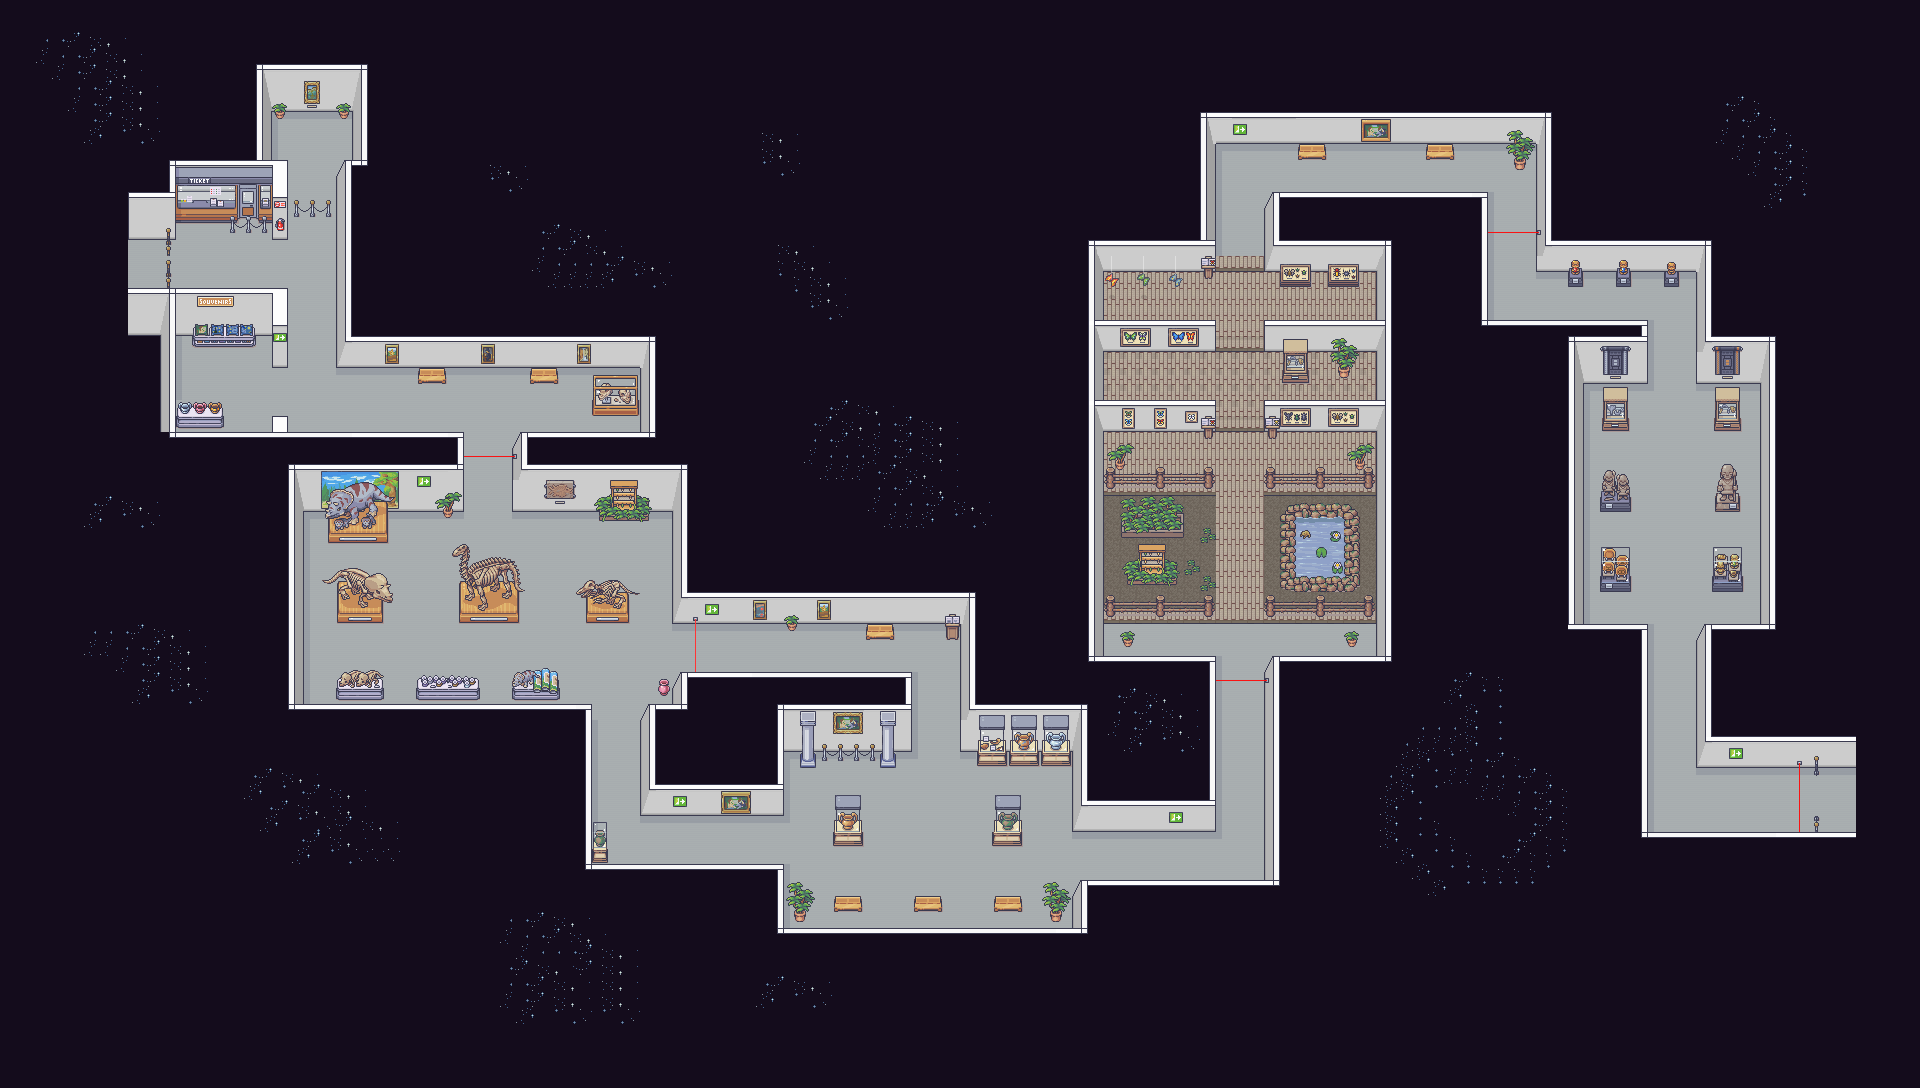

Rendered tile map (Tiled .tmx) drawn with the repository's tilesets; below, a short description and the map source with its tile grids summarised:
An orthogonal 120x68 tile map with 16x16 px tiles, 6 tile layers (Background, Stars, Collision-floor, Floor, ...), 9 tilesets and 7 objects (spawn, exit).

<map version="1.8" tiledversion="1.8.1" orientation="orthogonal" renderorder="right-down" width="120" height="68" tilewidth="16" tileheight="16" infinite="0" nextlayerid="14" nextobjectid="16">
 <properties>
  <property name="theme" value="End credits Lofi .mp3" />
 </properties>
 <tileset firstgid="1" name="Museum_entrance_layer_1" tilewidth="16" tileheight="16" tilecount="352" columns="16">
  <image source="../../levelTextures/meuseum/Museum_entrance_layer_1.png" width="256" height="352" />
 </tileset>
 <tileset firstgid="353" name="Museum_entrance_layer_2" tilewidth="16" tileheight="16" tilecount="352" columns="16">
  <image source="../../levelTextures/meuseum/Museum_entrance_layer_2.png" width="256" height="352" />
 </tileset>
 <tileset firstgid="705" name="Museum_room_1_layer_2" tilewidth="16" tileheight="16" tilecount="340" columns="20">
  <image source="../../levelTextures/meuseum/Museum_room_1_layer_2.png" width="320" height="272" />
 </tileset>
 <tileset firstgid="1045" name="Museum_room_2_layer_2" tilewidth="16" tileheight="16" tilecount="528" columns="16">
  <image source="../../levelTextures/meuseum/Museum_room_2_layer_2.png" width="256" height="528" />
 </tileset>
 <tileset firstgid="1573" name="Museum_room_3_layer_1" tilewidth="16" tileheight="16" tilecount="357" columns="17">
  <image source="../../levelTextures/meuseum/Museum_room_3_layer_1.png" width="272" height="336" />
 </tileset>
 <tileset firstgid="1930" name="Museum_room_3_layer_2" tilewidth="16" tileheight="16" tilecount="357" columns="17">
  <image source="../../levelTextures/meuseum/Museum_room_3_layer_2.png" width="272" height="336" />
 </tileset>
 <tileset firstgid="2287" name="22_Museum" tilewidth="16" tileheight="16" tilecount="1952" columns="16">
  <image source="../../levelTextures/meuseum/22_Museum.png" width="256" height="1952" />
 </tileset>
 <tileset firstgid="4239" name="Museum_room_2_layer_1" tilewidth="16" tileheight="16" tilecount="528" columns="16">
  <image source="../../levelTextures/meuseum/Museum_room_2_layer_1.png" width="256" height="528" />
 </tileset>
 <tileset firstgid="4767" name="platformertiles" tilewidth="16" tileheight="16" tilecount="96" columns="16">
  <image source="../../levelTextures/meuseum/platformertiles.png" width="256" height="96" />
 </tileset>
 <layer id="1" name="Background" width="120" height="68" locked="1">
  <data>[8160 cells, 8160 non-empty, 1 distinct tile ids]</data>
 </layer>
 <layer id="10" name="Stars" width="120" height="68">
  <data>[8160 cells, 469 non-empty, 10 distinct tile ids]</data>
 </layer>
 <layer id="5" name="Collision-floor" width="120" height="68">
  <data>[8160 cells, 388 non-empty, 33 distinct tile ids]</data>
 </layer>
 <layer id="3" name="Floor" width="120" height="68">
  <data>[8160 cells, 1274 non-empty, 46 distinct tile ids]</data>
 </layer>
 <layer id="2" name="Walls" width="120" height="68">
  <data>[8160 cells, 982 non-empty, 181 distinct tile ids]</data>
 </layer>
 <layer id="6" name="Decoration" width="120" height="68">
  <data>[8160 cells, 560 non-empty, 410 distinct tile ids]</data>
 </layer>
 <objectgroup id="7" name="objects">
  <object id="5" name="spawn" x="208.667" y="278.167">
   <point />
  </object>
  <object id="15" name="exit" x="1846.5" y="775" width="7" height="49.5" />
 </objectgroup>
 <objectgroup id="9" name="lasers" />
 <objectgroup id="11" name="trigger-zone">
  <object id="7" x="463.75" y="454.875" width="47.75" height="3.125" />
  <object id="8" x="694.5" y="623.667" width="2.33333" height="48" />
  <object id="9" x="1215.5" y="679.25" width="48.25" height="1.75" />
  <object id="11" x="1488" y="231.409" width="48.4091" height="1.95455" />
  <object id="14" x="1798.62" y="764.833" width="1.66667" height="66.8333" />
 </objectgroup>
</map>
